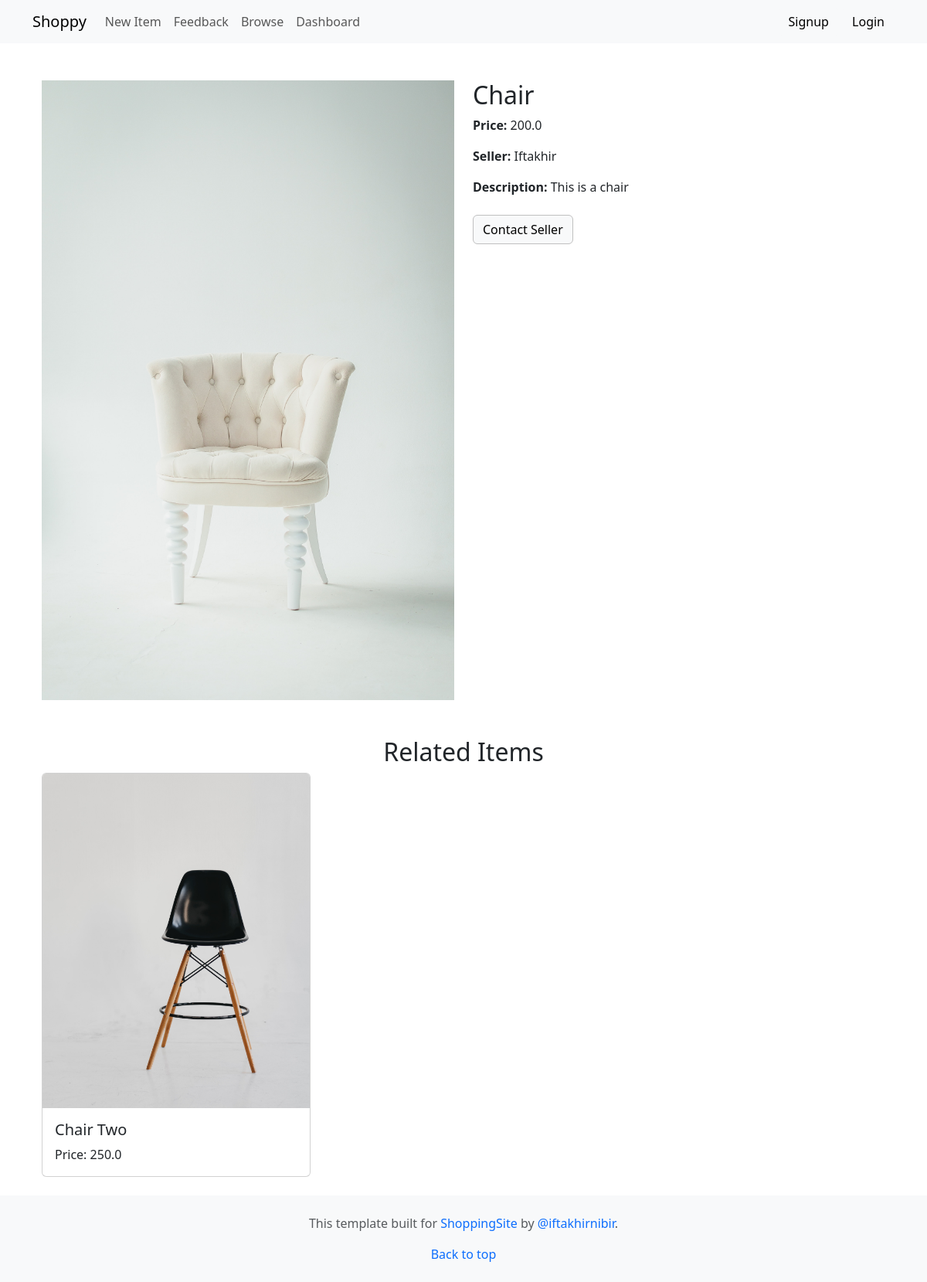
/items/5/, run on an earlier commit of the app's database.
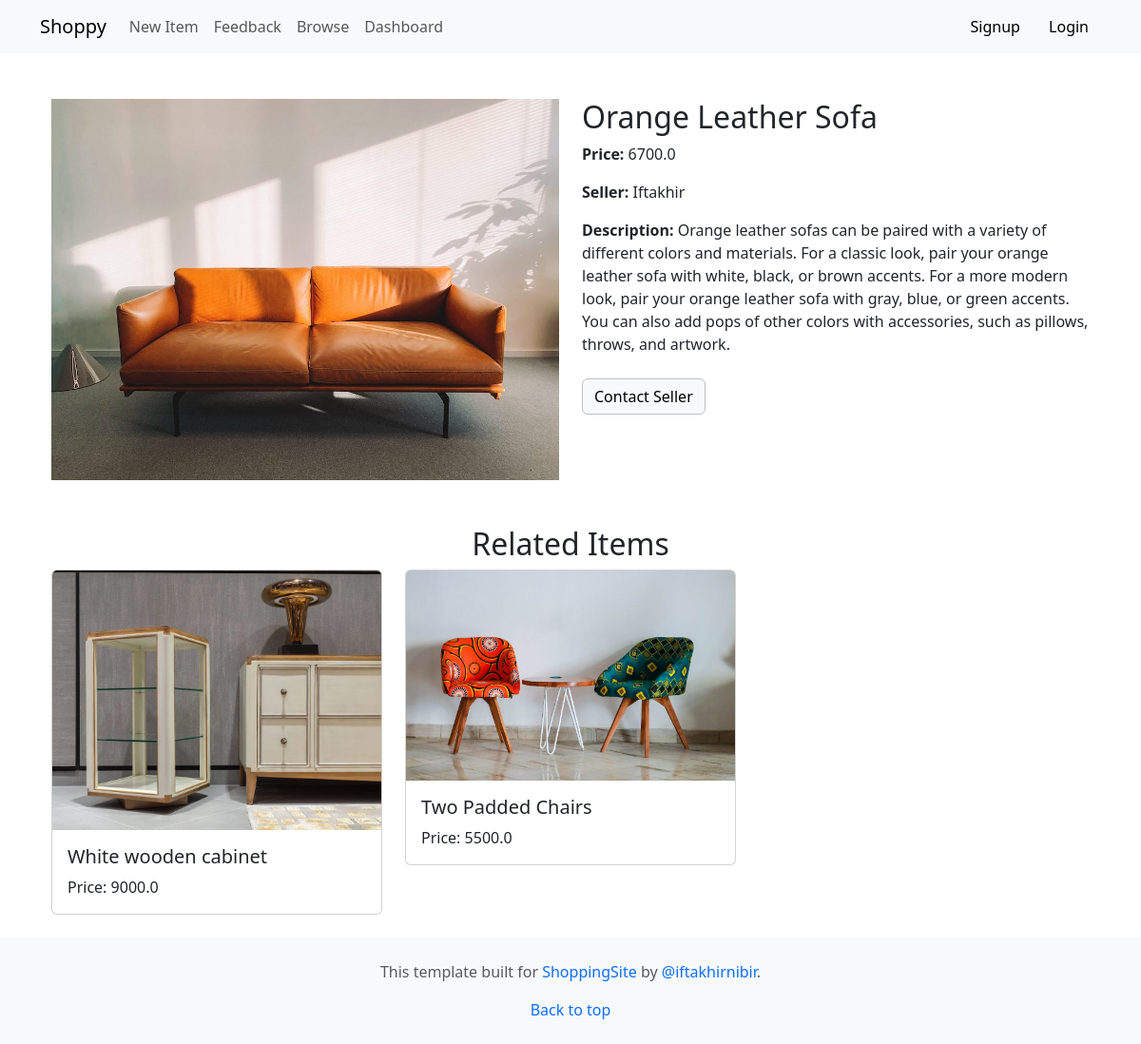
And on a later commit of the database.
### item/models.py (models this page shows, shortened)
class Item(models.Model):
    category = models.ForeignKey(Category, related_name='items', on_delete=models.CASCADE) #It's a foreign key field, which means it will establish a link between Item and Category models. An item will be associated with a category."related_name='items'":It means that we can access all items associated with a category using category.items.all(). 'on_delete=models.CASCADE': which means that when a Category is deleted, all associated Item records will also be deleted.
    name = models.CharField(max_length=255)
    description = models.TextField(blank=True, null=True)
    price = models.FloatField()
    image = models.ImageField(upload_to='item_images', blank=True, null=True) #Django will created the uploaded folder for us if it doesn't exist. In case the user doesn't want to provide an image so black = True and null = True
    is_sold = models.BooleanField(default=False)
    created_by = models.ForeignKey(User, related_name='items', on_delete=models.CASCADE)
    created_at = models.DateTimeField(auto_now_add=True)

### item/views.py (the view)
# urls.py: path('<int:pk>/', views.detail, name='detail'),
def detail(request, pk):
    item = get_object_or_404(Item, pk=pk) #Django will give us a 404 error if this object doesn't exist in the database. Left pk(primary key) is the primary key of the model itself and right pk is the one we get from the url
    related_items = Item.objects.filter(category=item.category, is_sold=False).exclude(pk=pk)[0:3]
    return render(request, 'detail.html', {
        'item': item,
        'related_items': related_items
    })

### item/templates/detail.html (shortened to what this page needs)
{% extends 'base.html' %}
{% block content %}
<div class="container mt-5">
    <div class="row">
        <div class="col-md-6">
            <img src="{{ item.image.url }}" alt="Image" class="img-fluid">
        </div>
        <div class="col-md-6">
            <h2>{{ item.name }}</h2>
            <p><strong>Price: </strong>{{ item.price }}</p>
            <p><strong>Seller: </strong>{{ item.created_by.username }}</p>
            {% if item.description %}
            <p><strong>Description: </strong>{{ item.description }}</p>
            {% endif %}
            <div class="mt-4">
                {% if request.user == item.created_by %}
                <a style="border: 1px solid #C0C0C0;" href="{% url 'item:edit' item.id %}" class="btn btn-light"><sub><ion-icon name="create-outline" style="font-size: 20px;"></ion-icon></sub> Edit</a>
                <a style="border: 1px solid #C0C0C0;" href="{% url 'item:delete' item.id %}" class="btn btn-light"><sub><ion-icon name="close-circle-outline" style="font-size: 20px;"></ion-icon></sub> Delete</a>
                {% else %}
                <a style="border: 1px solid #C0C0C0;" href="{% url 'conversation:new' item.id %}" class="btn btn-light"><sub></sub> Contact Seller</a>
                {% endif %}
            </div>
        </div>
    </div>
    <h2 class="mt-5 text-center">Related Items</h2>
    <div class="row">
        {% for related_item in related_items %}
        <div class="col-md-4">
            <a href="{% url 'item:detail' related_item.id %}" class="text-decoration-none">
                <div class="card mb-4">
                    <img src="{{ related_item.image.url }}" class="card-img-top" alt="{{ related_item.name }}">
                    <div class="card-body">
                        <h5 class="card-title">{{ related_item.name }}</h5>
                        <p class="card-text">Price: {{ related_item.price }}</p>
                    </div>
                </div>
            </a>
        </div>
        {% endfor %}
    </div>
</div>
{% endblock %}

What changed in the data, as far as the page shows it:
removed Item: image (picture), name "Chair Two", price "250.0"
changed Item "Iftakhir": image: a different picture; name "Chair" → "Orange Leather Sofa"; price "200.0" → "6700.0"; description "This is a chair" → "Orange leather sofas can be paired with a variety of different colors and materials. For a classic look, pair your orange leather sofa with white, black, or brown accents. For a more modern look, pair your orange leather sofa with gray, blue, or green accents. You can also add pops of other colors with accessories, such as pillows, throws, and artwork."
added Item: image (picture), name "White wooden cabinet", price "9000.0"
added Item: image (picture), name "Two Padded Chairs", price "5500.0"
